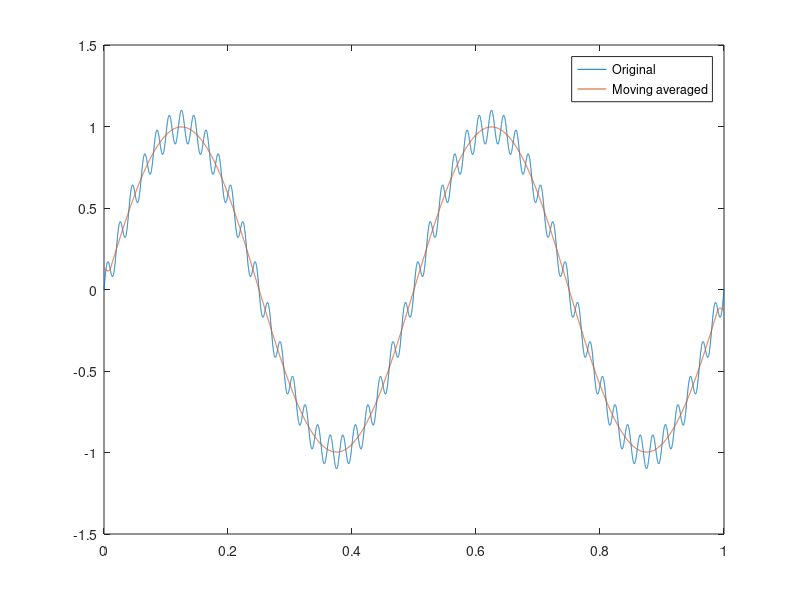
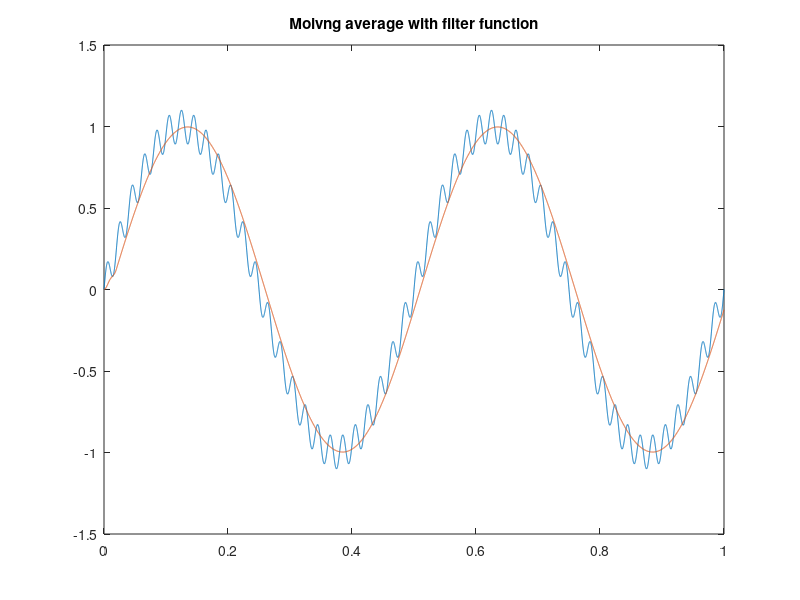
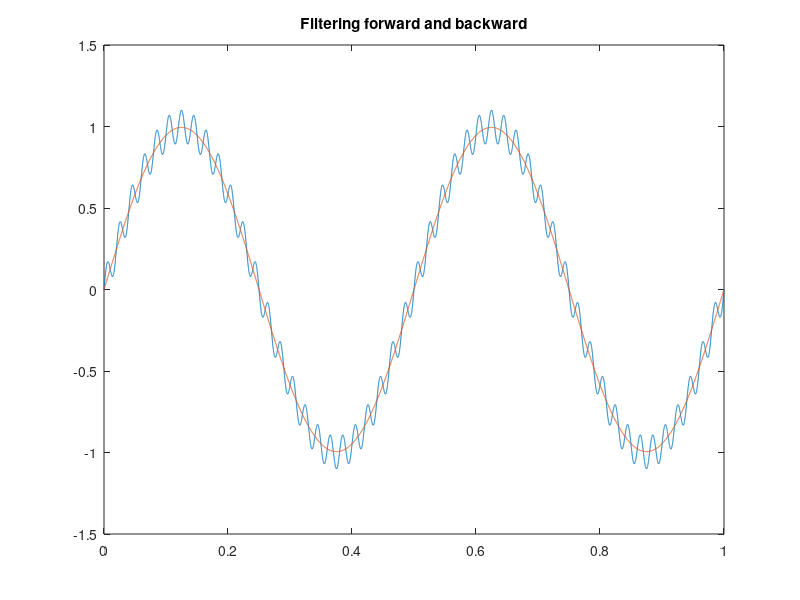

Here is the MATLAB script that generated these plots, in order:
clear; close all;
% parameters 
dt = 1e-4;%time step
t = 0:dt:1;%time vector
f = 2;%frquency of sine wave
fn = 50;%frequency of noise
sigma = 0.1;%amplitude of noise
% generate a noisy signal
y = sin(2*pi*f*t)+ sigma*sin(2*pi*fn*t);

%% Moving average
windowSize = 200;
y_m = movmean(y,windowSize);
% comparison
figure;
plot(t,y, t,y_m)
legend('Original','Moving averaged')

%% Filtering
% a(1)y(n) = b(1)x(n) + b(2)x(n-1) + ... + b(Nb)x(n-Nb-1) - a(2)y(n-1) - a(3)y(n-2) ...
% - a(Na)y(n-Na-1)
b = (1/windowSize)*ones(1,windowSize);
a = 1;
y_f = filter(b,a,y);
figure;
plot(t,y,t,y_f)
title('Moivng average with filter function')

%% Filtering twice
y_ff = filtfilt(b,a,y);
figure;
plot(t,y,t,y_ff)
title('Filtering forward and backward')



